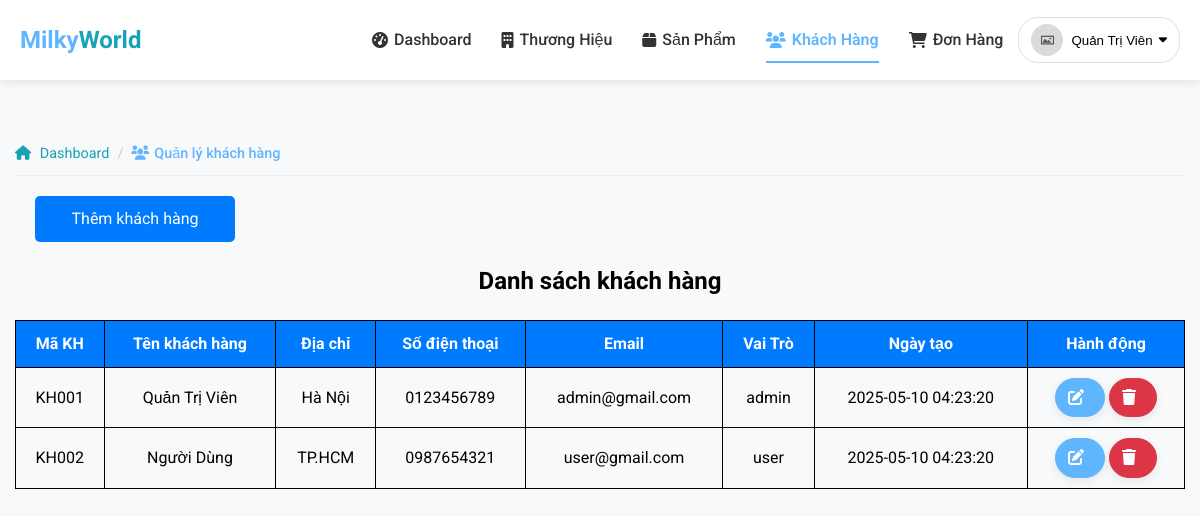
Screenshot of /admin/customers/index.php (signed in) with the database file from the repository.
### tables this page shows
CREATE TABLE IF NOT EXISTS KhachHang (
    MaKH varchar(10) NOT NULL,
    TenKH varchar(255) NOT NULL,
    Email varchar(255) NOT NULL,
    MatKhau varchar(255) NOT NULL,
    DiaChi varchar(255) DEFAULT '',
    SoDienThoai varchar(20) DEFAULT '',
    VaiTro enum('admin', 'user') NOT NULL DEFAULT 'user',
    Avatar varchar(255) DEFAULT NULL,
    TrangThai tinyint(1) NOT NULL DEFAULT 1 COMMENT '1: Hoạt động, 0: Bị khóa',
    TokenReset varchar(255) DEFAULT NULL,
    TokenExpire datetime DEFAULT NULL,
    NgayTao datetime DEFAULT CURRENT_TIMESTAMP,
    NgayCapNhat datetime DEFAULT CURRENT_TIMESTAMP ON UPDATE CURRENT_TIMESTAMP,
    PRIMARY KEY (MaKH),
    UNIQUE KEY unique_email (Email)
);

### admin/customers/index.php (the view)
<?php
require_once("../../layouts/admin/header.php");
$khSQL = "SELECT * FROM khachhang";
$kq = mysqli_query($conn, $khSQL);
?>
<body>
    <div class="container">
        <div class="breadcrumb-container fade-in" style="animation-delay: 0.1s;">
            <ul class="breadcrumb">
                <li><a href="../index.php"><i class="fas fa-home"></i> Dashboard</a></li>
                <li class="active">
                    <span><i class="fas fa-users"></i>Quản lý khách hàng</span>
                </li>
            </ul>
        </div>
        <div class="main">
            <a href="add.php" class="btnThem">Thêm khách hàng</a>
        </div>
        <div class="inf">
            <h2>Danh sách khách hàng</h2>
        </div>
        <table border="1px">
            <tr>
                <th>Mã KH</th>
                <th>Tên khách hàng</th>
                <th>Địa chỉ</th>
                <th>Số điện thoại</th>
                <th>Email</th>
                <th>Vai Trò</th>
                <th>Ngày tạo</th>
                <th>Hành động</th>
            </tr>
            <?php
            while ($row = mysqli_fetch_assoc($kq)) {
            ?>
                <tr>
                    <td><?php echo $row['MaKH']; ?></td>
                    <td><?php echo $row['TenKH']; ?></td>
                    <td><?php echo $row['DiaChi']; ?></td>
                    <td><?php echo $row['SoDienThoai']; ?></td>
                    <td><?php echo $row['Email']; ?></td>
                    <td><?php echo $row['VaiTro']; ?></td>
                    <td><?php echo $row['NgayTao']; ?></td>
                    <td>
                        <a class="btn btn-primary" href="edit.php?id=<?php echo $row['MaKH']; ?>"><i class="fas fa-edit"></i></a>
                        <a class="btn btn-danger" href="delete.php?id=<?php echo $row['MaKH']; ?>"
                            onclick="return confirm('Bạn có chắc chắn muốn xóa khách hàng này?')"><i class="fas fa-trash"></i></a>
                    </td>
                </tr>
            <?php
            }
            ?>
        </table>
    </div>
</body>

### assets/css/main.css (style rules this page uses)
:root { --primary-color: #60B5FF; --secondary-color: #6c757d; --accent-color: #17a2b8; --light-color: #f8f9fa; --dark-color: #343a40; --success-color: #28a745; --danger-color: #dc3545; --warning-color: #ffc107; --info-color: #17a2b8; --header-bg: #ffffff; --header-text: #333; --header-hover: #60B5FF; --footer-bg: #493D9E; --dropdown-hover: #f1f5ff; --container-padding: 15px; --section-spacing: 60px 0; --card-padding: 20px; --item-margin: 30px; --border-radius-sm: 8px; --border-radius-md: 12px; --border-radius-lg: 50px; --shadow-sm: 0 3px 10px rgba(0, 0, 0, 0.08); --shadow-md: 0 5px 15px rgba(0, 0, 0, 0.08); --shadow-lg: 0 15px 30px rgba(0, 0, 0, 0.1); }
* { box-sizing: border-box; margin: 0; padding: 0; }
body { min-height: 100vh; display: flex; flex-direction: column; font-family: 'Roboto', sans-serif; background-color: var(--light-color); line-height: 1.6; }
.container { width: 100%; max-width: 1200px; padding: 0 var(--container-padding); margin: 0 auto; }
h1, h2, h3, h4, h5, h6 { font-weight: 700; margin-bottom: 1rem; }
.btn { display: inline-block; font-weight: 500; text-align: center; text-decoration: none; vertical-align: middle; cursor: pointer; border: 1px solid transparent; padding: .375rem .75rem; font-size: 1rem; border-radius: 50px; transition: all 0.3s ease; box-shadow: var(--shadow-sm); }
.btn i { margin-right: 8px; }
.btn-primary { background-color: var(--primary-color); color: white; border-color: var(--primary-color); }
.btn-danger { background-color: var(--danger-color); color: white; border-color: var(--danger-color); }
.fade-in { opacity: 0; animation: fadeIn 0.6s ease forwards; }
.breadcrumb-container { margin-top: 20px; }
.breadcrumb { display: flex; list-style: none; padding: 10px 0; flex-wrap: wrap; border-bottom: 1px solid #e9ecef; }
.breadcrumb li { font-size: 0.9rem; color: var(--secondary-color); }
.breadcrumb li:not(:last-child):after { content: '/'; margin: 0 8px; color: #ccc; }
.breadcrumb a { color: var(--secondary-color); text-decoration: none; transition: color 0.3s ease; }
.breadcrumb i { margin-right: 5px; }
.breadcrumb .active { color: var(--primary-color); font-weight: 500; }

### assets/css/admin.css (style rules this page uses)
.btnThem { margin: 20px; padding: 10px 20px; font-size: 16px; background-color: #007bff; color: white; border: none; border-radius: 5px; text-decoration: none; display:block; width:200px; }
.inf h2 { text-align: center; }
.main a { text-align: center; }
table { width: 100%; border-collapse: collapse; margin: 20px 0; }
table th { background-color: #007bff; color: #fff; }
table th, table td { padding: 10px; text-align: center; border: 1px solid black; }

### assets/css/layouts.css (style rules this page uses)
:root { --primary-color: #60B5FF; --secondary-color: #17a2b8; --dark-color: #343a40; --light-color: #f8f9fa; --gray-color: #6c757d; --footer-bg: #493D9E; --footer-text: rgba(255, 255, 255, 0.7); --header-bg: #ffffff; --header-text: #333; --header-hover: #60B5FF; }
html, body { height: 100%; margin: 0; padding: 0; }
body { display: flex; flex-direction: column; min-height: 100vh; }
.container { flex: 1 0 auto; }

### rows the page displays
khachhang: MaKH "KH001", TenKH "Quản Trị Viên", DiaChi "Hà Nội", SoDienThoai "0123456789", Email "admin@gmail.com", VaiTro "admin", NgayTao "2025-05-10 04:23:20"
khachhang: MaKH "KH002", TenKH "Người Dùng", DiaChi "TP.HCM", SoDienThoai "0987654321", Email "user@gmail.com", VaiTro "user", NgayTao "2025-05-10 04:23:20"

### other values shown
$data['name'] "Dashboard"
$data['name'] "Thương Hiệu"
$data['name'] "Sản Phẩm"
$data['name'] "Khách Hàng"
$data['name'] "Đơn Hàng"
$user['TenKH'] "Quản Trị Viên"
